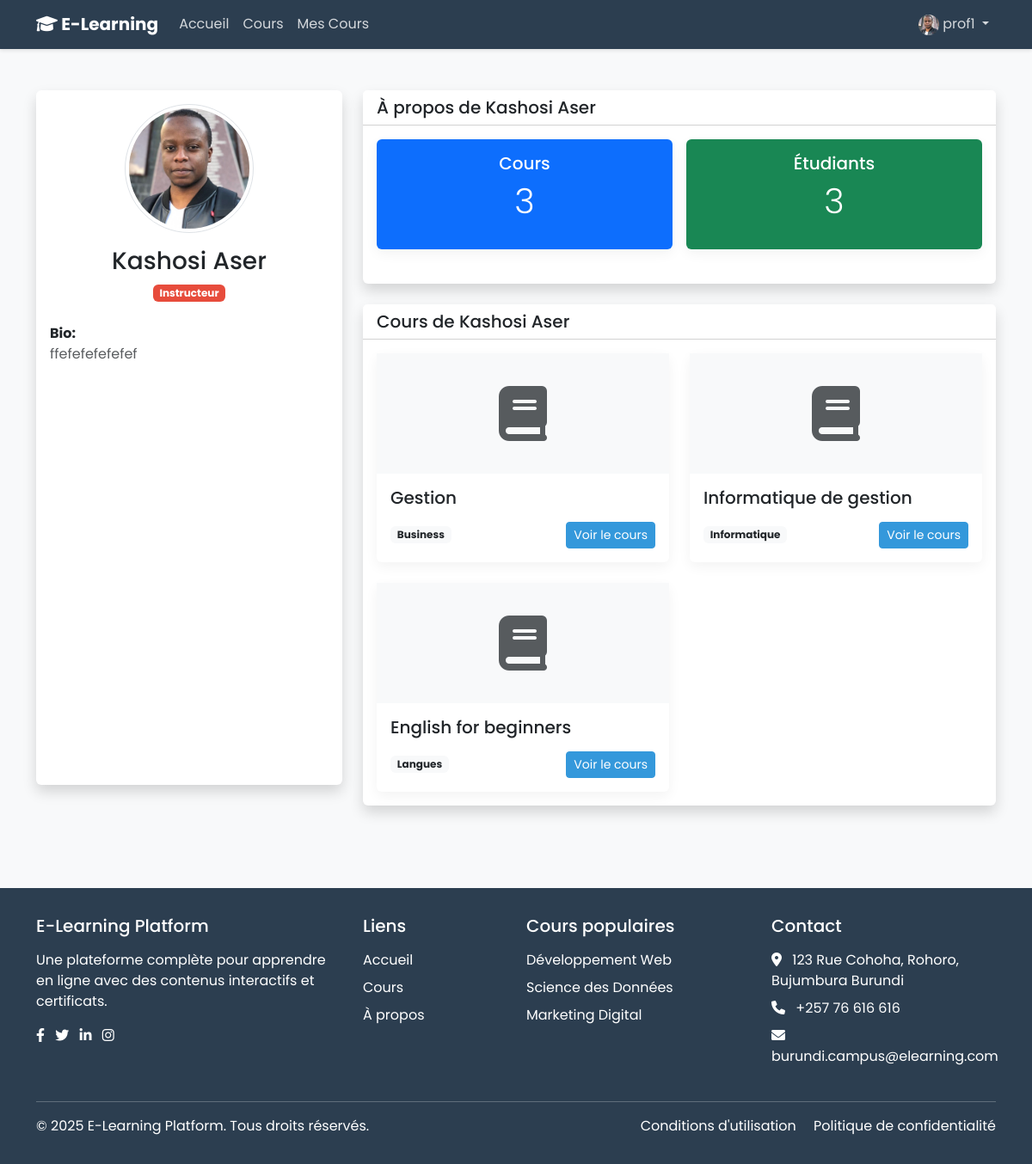
/accounts/profile/prof1/ (signed in), run on the app's committed database.
### accounts/models.py (models this page shows, shortened)
class User(AbstractUser):
    is_student = models.BooleanField(default=False)
    is_instructor = models.BooleanField(default=False)
    bio = models.TextField(blank=True)
    profile_picture = models.ImageField(upload_to='profile_pics/', blank=True, null=True)

### courses/models.py (models this page shows, shortened)
class Course(models.Model):
    STATUS_CHOICES = (
        ('draft', 'Brouillon'),
        ('published', 'Publié'),
        ('archived', 'Archivé'),
    )
    LEVEL_CHOICES = (
        ('beginner', 'Débutant'),
        ('intermediate', 'Intermédiaire'),
        ('advanced', 'Avancé'),
    )
    title = models.CharField(max_length=200)
    slug = models.SlugField(max_length=200, unique=True)
    overview = models.TextField()
    created = models.DateTimeField(auto_now_add=True)
    updated = models.DateTimeField(auto_now=True)
    status = models.CharField(max_length=10, choices=STATUS_CHOICES, default='draft')
    category = models.ForeignKey(Category, related_name='courses', on_delete=models.CASCADE)
    instructor = models.ForeignKey(User, related_name='courses_created', on_delete=models.CASCADE)
    students = models.ManyToManyField(User, related_name='courses_enrolled', blank=True)
    level = models.CharField(max_length=15, choices=LEVEL_CHOICES, default='beginner')
    thumbnail = models.ImageField(upload_to='course_thumbnails/', blank=True, null=True)
    price = models.DecimalField(max_digits=10, decimal_places=2, default=0.00)
    discount_price = models.DecimalField(max_digits=10, decimal_places=2, blank=True, null=True)
    requirements = models.TextField(blank=True, help_text="Connaissances préalables nécessaires pour ce cours")
    objectives = models.TextField(blank=True, help_text="Objectifs d'apprentissage pour ce cours")
    duration = models.PositiveIntegerField(default=0, help_text="Durée estimée du cours en heures")
    class Meta:
        ordering = ['-created']

class Category(models.Model):
    name = models.CharField(max_length=100)
    slug = models.SlugField(max_length=100, unique=True)
    description = models.TextField(blank=True)
    def __str__(self):
        return self.name
    class Meta:
        verbose_name_plural = "Categories"

### accounts/views.py (the view)
# urls.py: path('profile/<str:username>/', views.profile_detail, name='profile_detail'),
def profile_detail(request, username):
    user = get_object_or_404(User, username=username)
    context = {'profile_user': user}
    if user.is_instructor:
        courses = Course.objects.filter(instructor=user, status='published')
        student_count = User.objects.filter(
            is_student=True,
            enrollments__course__instructor=user
        ).distinct().count()
        context.update({
            'courses': courses,
            'student_count': student_count,
        })
    return render(request, 'accounts/profile_detail.html', context)

### templates/accounts/profile_detail.html (shortened to what this page needs)
{% extends 'base.html' %}
{% block content %}
<div class="container py-5">
    <div class="row">
        <div class="col-lg-4 mb-4">
            <div class="card shadow h-100">
                <div class="card-body">
                    <div class="text-center mb-4">
                        {% if profile_user.profile_picture %}
                        <img src="{{ profile_user.profile_picture.url }}" alt="{{ profile_user.username }}" class="rounded-circle img-thumbnail" style="width: 150px; height: 150px; object-fit: cover;">
                        {% else %}
                        <div class="rounded-circle bg-primary d-flex align-items-center justify-content-center mx-auto" style="width: 150px; height: 150px;">
                            <span class="text-white display-4">{{ profile_user.first_name|first }}{{ profile_user.last_name|first }}</span>
                        </div>
                        {% endif %}
                        <h3 class="mt-3">{{ profile_user.get_full_name }}</h3>
                        {% if profile_user.is_instructor %}
                            <span class="badge instructor-badge">Instructeur</span>
                        {% else %}
                            <span class="badge student-badge">Étudiant</span>
                        {% endif %}
                    </div>
                    {% if profile_user.bio %}
                    <div class="mb-3">
                        <strong>Bio:</strong>
                        <p class="text-muted">{{ profile_user.bio }}</p>
                    </div>
                    {% endif %}
                </div>
            </div>
        </div>
        <div class="col-lg-8">
            {% if profile_user.is_instructor %}
                <div class="card shadow mb-4">
                    <div class="card-header bg-white">
                        <h5 class="mb-0">À propos de {{ profile_user.get_full_name }}</h5>
                    </div>
                    <div class="card-body">
                        <div class="row g-3 mb-4">
                            <div class="col-md-6">
                                <div class="card bg-primary text-white h-100">
                                    <div class="card-body text-center">
                                        <h5 class="card-title">Cours</h5>
                                        <p class="display-6">{{ courses.count }}</p>
                                    </div>
                                </div>
                            </div>
                            <div class="col-md-6">
                                <div class="card bg-success text-white h-100">
                                    <div class="card-body text-center">
                                        <h5 class="card-title">Étudiants</h5>
                                        <p class="display-6">{{ student_count }}</p>
                                    </div>
                                </div>
                            </div>
                        </div>
                    </div>
                </div>
                <div class="card shadow">
                    <div class="card-header bg-white">
                        <h5 class="mb-0">Cours de {{ profile_user.get_full_name }}</h5>
                    </div>
                    <div class="card-body">
                        {% if courses %}
                            <div class="row row-cols-1 row-cols-md-2 g-4">
                                {% for course in courses %}
                                <div class="col">
                                    <div class="card h-100">
                                        {% if course.image %}
                                        <img src="{{ course.image.url }}" class="card-img-top" alt="{{ course.title }}" style="height: 140px; object-fit: cover;">
                                        {% else %}
                                        <div class="bg-light d-flex align-items-center justify-content-center" style="height: 140px;">
                                            <i class="fas fa-book fa-4x text-muted"></i>
                                        </div>
                                        {% endif %}
                                        <div class="card-body">
                                            <h5 class="card-title">{{ course.title }}</h5>
                                            <div class="d-flex justify-content-between align-items-center">
                                                <span class="badge bg-light text-dark">{{ course.category }}</span>
                                                <a href="{% url 'courses:course_detail' course.slug %}" class="btn btn-sm btn-primary">Voir le cours</a>
                                            </div>
                                        </div>
                                    </div>
                                </div>
                                {% endfor %}
                            </div>
                        {% else %}
                            <div class="text-center py-4">
                                <i class="fas fa-book-open text-muted mb-3" style="font-size: 3rem;"></i>
                                <p class="lead">{{ profile_user.get_full_name }} n'a pas encore publié de cours.</p>
                            </div>
                        {% endif %}
                    </div>
                </div>
            {% endif %}
        </div>
    </div>
</div>
{% endblock %}

### templates/base.html (shortened to what this page needs)
<!DOCTYPE html>
<html lang="fr">
<head>
    <link href="https://cdn.jsdelivr.net/npm/bootstrap@5.3.0/dist/css/bootstrap.min.css" rel="stylesheet">
    <link href="https://cdnjs.cloudflare.com/ajax/libs/font-awesome/6.0.0-beta3/css/all.min.css" rel="stylesheet">
</head>
<body>
    <nav class="navbar navbar-expand-lg navbar-dark">
        <div class="container">
            <a class="navbar-brand" href="{% url 'home' %}">
                <i class="fas fa-graduation-cap"></i> E-Learning
            </a>
            <div class="collapse navbar-collapse" id="navbarNav">
                <ul class="navbar-nav me-auto">
                    <li class="nav-item">
                        <a class="nav-link" href="{% url 'home' %}">Accueil</a>
                    </li>
                    <li class="nav-item">
                        <a class="nav-link" href="{% url 'courses:course_list' %}">Cours</a>
                    </li>
                    {% if user.is_authenticated and user.is_instructor %}
                    <li class="nav-item">
                        <a class="nav-link" href="{% url 'courses:instructor_courses' %}">Mes Cours</a>
                    </li>
                    {% endif %}
                </ul>
                <ul class="navbar-nav">
                    {% if user.is_authenticated %}
                    <li class="nav-item dropdown">
                        <a class="nav-link dropdown-toggle" href="#" id="navbarDropdown" role="button" data-bs-toggle="dropdown">
                            {% if user.profile_picture %}
                            <img src="{{ user.profile_picture.url }}" alt="{{ user.username }}" class="rounded-circle" width="24" height="24">
                            {% else %}
                            <i class="fas fa-user-circle"></i>
                            {% endif %}
                            {{ user.username }}
                        </a>
                    </li>
                    {% endif %}
                </ul>
            </div>
        </div>
    </nav>
    <main>
        {% block content %}{% endblock %}
    </main>
    <footer class="footer mt-5">
        <div class="container">
            <div class="row">
                <div class="col-md-4 mb-4 mb-md-0">
                    <h5 class="mb-3">E-Learning Platform</h5>
                    <p class="mb-3">Une plateforme complète pour apprendre en ligne avec des contenus interactifs et certificats.</p>
                    <div class="social-icons">
                        <a href="#" class="text-white me-2"><i class="fab fa-facebook-f"></i></a>
                        <a href="#" class="text-white me-2"><i class="fab fa-twitter"></i></a>
                        <a href="#" class="text-white me-2"><i class="fab fa-linkedin-in"></i></a>
                        <a href="#" class="text-white"><i class="fab fa-instagram"></i></a>
                    </div>
                </div>
                <div class="col-md-2 mb-4 mb-md-0">
                    <h5 class="mb-3">Liens</h5>
                    <ul class="list-unstyled">
                        <li class="mb-2"><a href="{% url 'home' %}" class="text-white text-decoration-none">Accueil</a></li>
                        <li class="mb-2"><a href="{% url 'courses:course_list' %}" class="text-white text-decoration-none">Cours</a></li>
                        <li><a href="#" class="text-white text-decoration-none">À propos</a></li>
                    </ul>
                </div>
                <div class="col-md-3 mb-4 mb-md-0">
                    <h5 class="mb-3">Cours populaires</h5>
                    <ul class="list-unstyled">
                        <li class="mb-2"><a href="#" class="text-white text-decoration-none">Développement Web</a></li>
                        <li class="mb-2"><a href="#" class="text-white text-decoration-none">Science des Données</a></li>
                        <li><a href="#" class="text-white text-decoration-none">Marketing Digital</a></li>
                    </ul>
                </div>
                <div class="col-md-3">
                    <h5 class="mb-3">Contact</h5>
                    <ul class="list-unstyled">
                        <li class="mb-2"><i class="fas fa-map-marker-alt me-2"></i> 123 Rue Cohoha, Rohoro, Bujumbura Burundi</li>
                        <li class="mb-2"><i class="fas fa-phone me-2"></i> +257 76 616 616</li>
                        <li><i class="fas fa-envelope me-2"></i> burundi.campus@elearning.com</li>
                    </ul>
                </div>
            </div>
            <hr class="mt-4 border-light">
            <div class="row">
                <div class="col-md-6 text-md-start text-center">
                    <p class="mb-0">&copy; 2025 E-Learning Platform. Tous droits réservés.</p>
                </div>
                <div class="col-md-6 text-md-end text-center">
                    <p class="mb-0">
                        <a href="#" class="text-white text-decoration-none me-3">Conditions d'utilisation</a>
                        <a href="#" class="text-white text-decoration-none">Politique de confidentialité</a>
                    </p>
                </div>
            </div>
        </div>
    </footer>
</body>
</html>

### templates/base.html (style rules this page uses)
:root { --primary-color: #2c3e50; --secondary-color: #3498db; --accent-color: #e74c3c; --bg-light: #f8f9fa; --text-color: #333; }
body { font-family: 'Poppins', sans-serif; background-color: var(--bg-light); color: var(--text-color); }
.navbar { background-color: var(--primary-color); box-shadow: 0 2px 4px rgba(0, 0, 0, 0.1); }
.navbar-brand { font-weight: 700; color: white; }
.nav-link { color: rgba(255, 255, 255, 0.8); transition: color 0.3s; }
.btn-primary { background-color: var(--secondary-color); border-color: var(--secondary-color); }
.card { border: none; box-shadow: 0 5px 15px rgba(0, 0, 0, 0.05); transition: transform 0.3s; }
.footer { background-color: var(--primary-color); color: white; padding: 2rem 0; }
.instructor-badge { background-color: var(--accent-color); color: white; }

### data on the page
User: profile_picture (picture), username "prof1", get_full_name "Kashosi Aser", bio "ffefefefefefef"
Course: title "Gestion", category "Business"
Course: title "Informatique de gestion", category "Informatique"
Course: title "English for beginners", category "Langues"

### other printed values
{{ courses.count }} "3"
{{ student_count }} "3"
